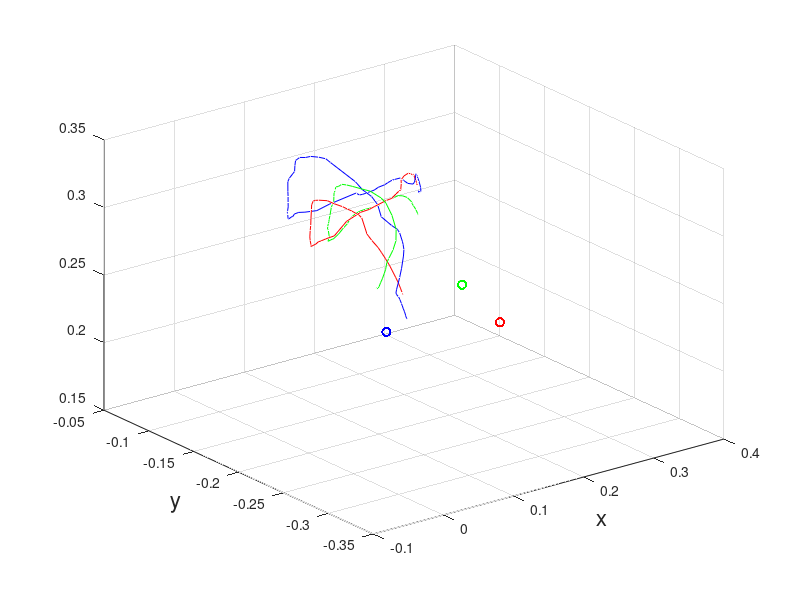

Write MATLAB code to recreate this figure.
function plotOrig()
    load('data/raw_1.mat');
    load('data/raw_2.mat');
    load('data/raw_3.mat');

    tmp1 = raw_1';
    tmp2 = raw_2';
    tmp3 = raw_3';

    % figure;
    % plotRaw(tmp1);
    % plotDist(tmp1);
    % 
    % figure;
    % plotRaw(tmp2);
    % plotDist(tmp2);
    % 
    % figure;
    % plotRaw(tmp3);
    % plotDist(tmp3);

    figure;
    plot3DBallHand(tmp1, 'r');hold on;
    plot3DBallHand(tmp2, 'b');hold on;
    plot3DBallHand(tmp3, 'g');
    xlabel('x','fontsize',16); ylabel('y','fontsize',16);
end


function plot2DBallPos(x, color)
    plot(x(1, :), [color, '-']);hold on;
    plot(x(2, :), [color, '-']);hold on;
    plot(x(3, :), [color, '-']);hold on;
end

function plot2DHandPos(x, color)
    plot(x(4, :), [color, '-']);hold on;
    plot(x(5, :), [color, '-']);hold on;
    plot(x(6, :), [color, '-']);hold on;
end


function plot3DBallHand(x, color)
    plot3(x(1, :), x(2, :), x(3, :), [color,'o']);hold on;
    plot3(x(4, :), x(5, :), x(6,:), [color, '-']);grid on;
end


function plot2DDist(x, color)
  x(4, :) = x(4, :) - x(1, :);
  x(5, :) = x(5, :) - x(2, :);
  x(6, :) = x(6, :) - x(3, :);
  
  plot(x(4, :), [color, 'o']);hold on;
  plot(x(5, :), [color, 'o']);hold on;
  plot(x(6, :), [color, 'o']);grid on;
end

